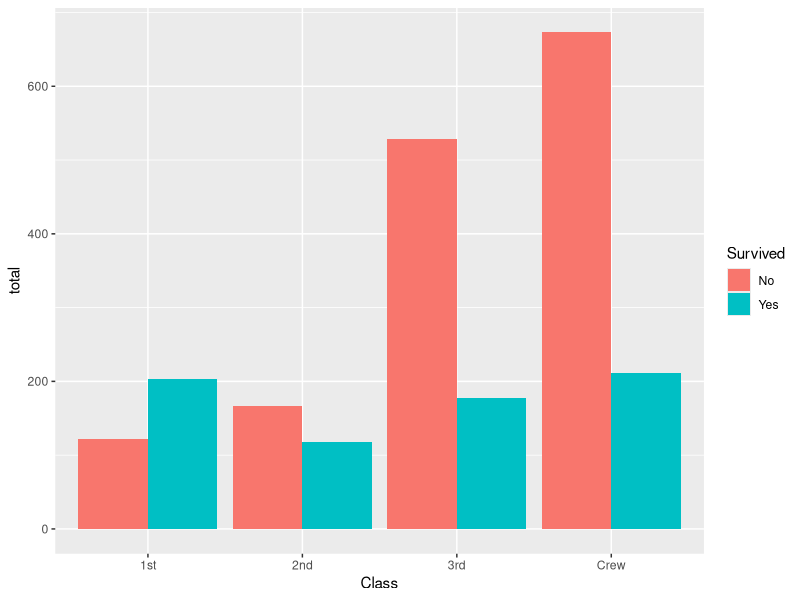

Write the R code that produced this figure.
## ---- chunk 1
library(tidyverse)
library(ggplot2)
data("Titanic")
dat <- data.frame(Titanic)
freq <- dat %>% group_by(Class, Survived) %>% summarise(total=sum(Freq))
freq %>% ggplot(aes(x=Class, y=total, fill=Survived))+
  geom_bar(stat="identity",position="dodge")
